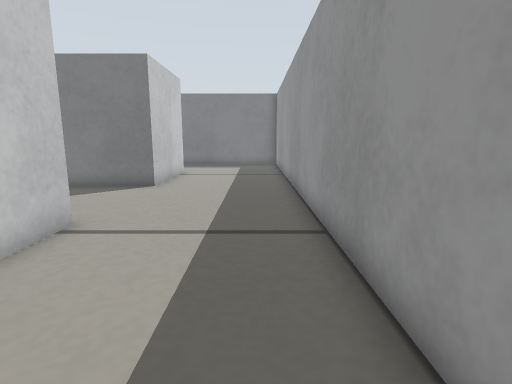
View 1 (above)

17 first-person views from a walk through a world built for the Gazebo simulator. The camera is 0.19 m above the floor, tilts 10° down and sees 80° across. Floor lines are 1 m apart. The floor is counted in squares, 0.1 m on a side. Each view is taken from the middle of a square. On the plan, view 1 faces up. The plan holds only what a view shows up to about 17 squares ahead; the rest is blank. Robots are left out. Simple shapes stand in for some stock models.

View 2
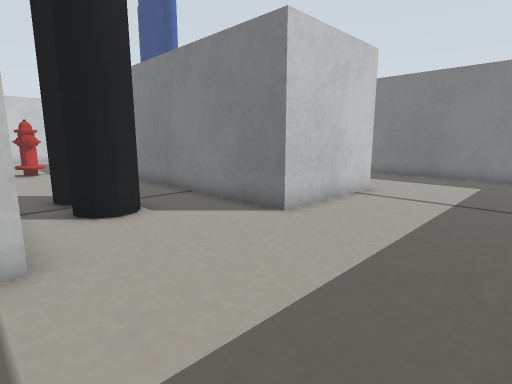

View 3
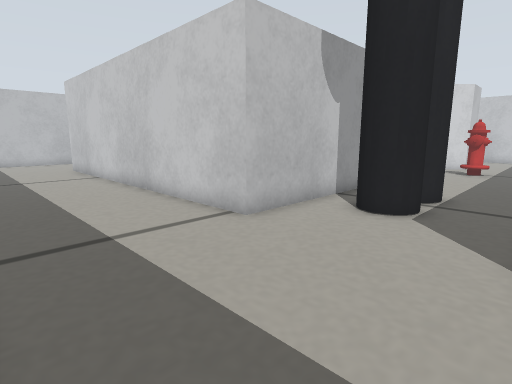

View 4
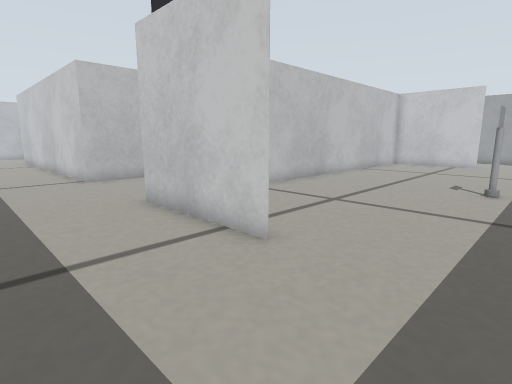

View 5
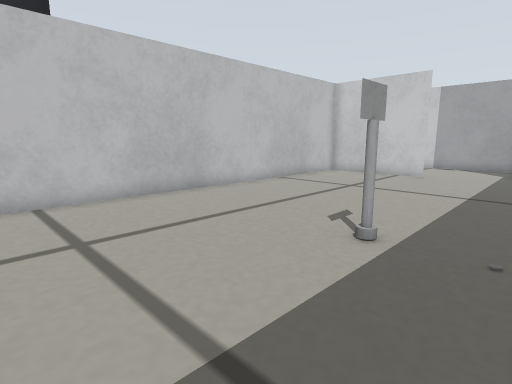

View 6
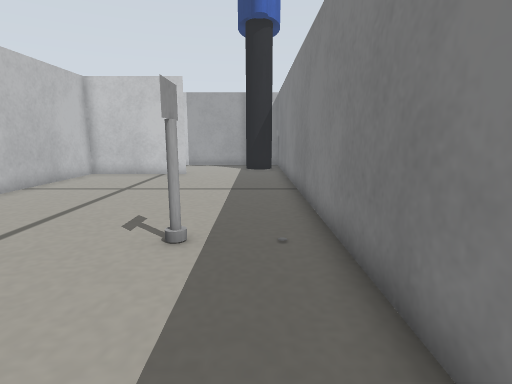

View 7
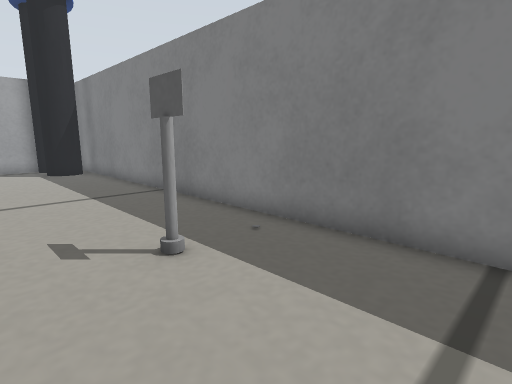

View 8
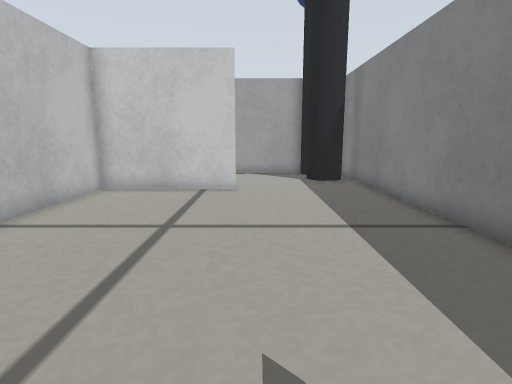

View 9
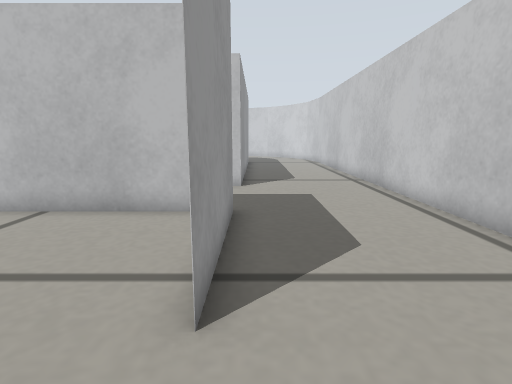

View 10
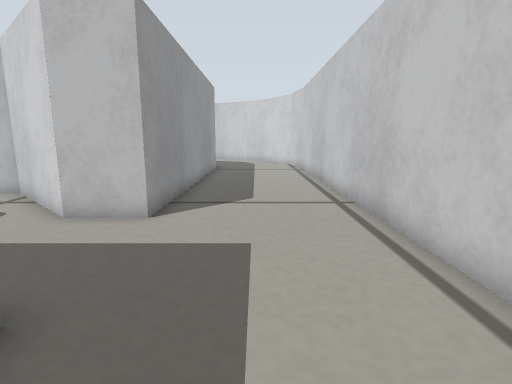

View 11
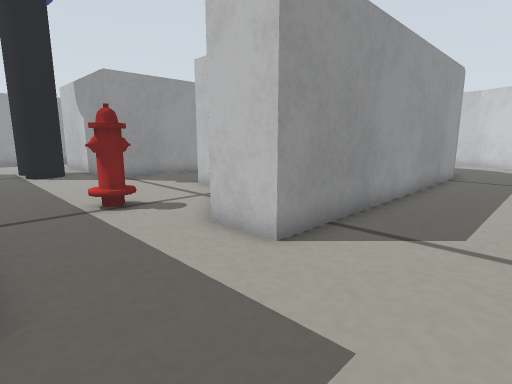

View 12
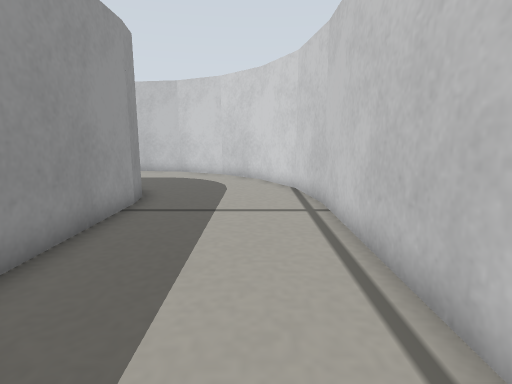

View 13
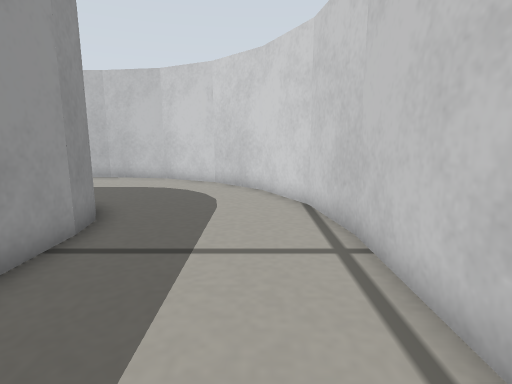

View 14
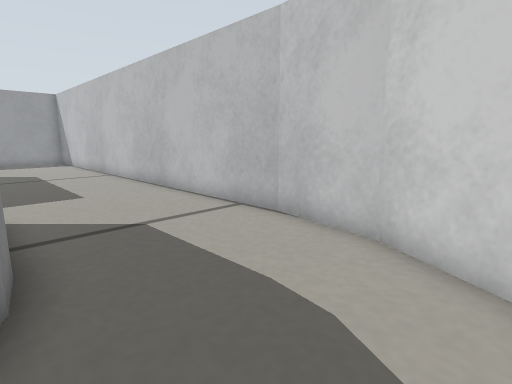

View 15
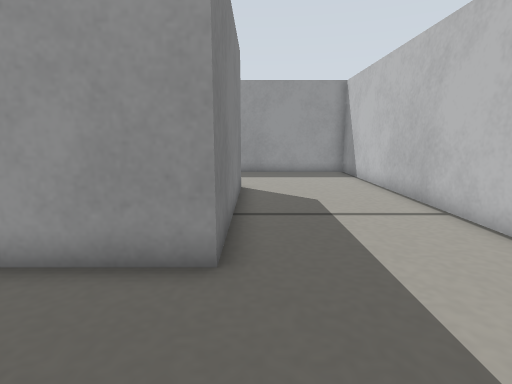

View 16
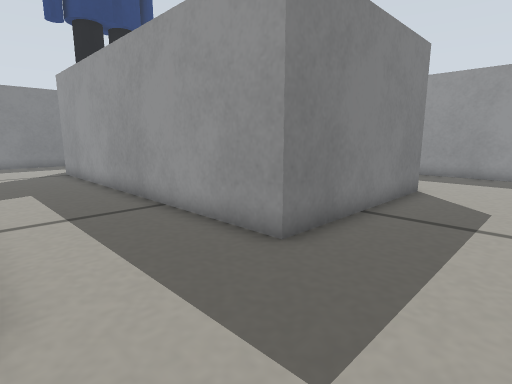

View 17
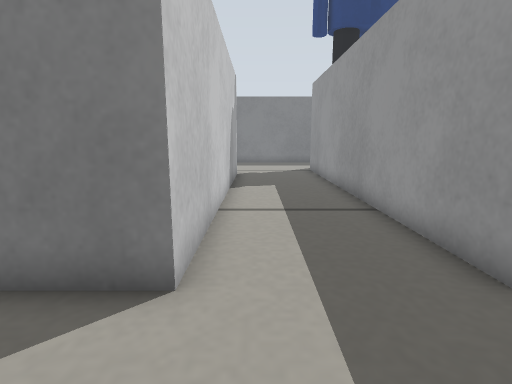

### Floor plan
Points are (right, up) in squares from view 1. A wall is a line through its corners. A room is listed if a view was taken in it or the views show most of it. See-through windows are left out.
Room 1 (views 1, 2, 3, 4, 5, 6, 7, 8, 9, 10, 11, 12, 13, 14, 15, 16, 17)
walls: (-23.4, 12.1) (-23.4, 17.2); (-4.1, 17.3) (-4.1, 12.2) (-13, 12.2); (-23.4, -4.9) (-23.4, 7.8) (-21.4, 7.8) (-17.8, 4.5) (-16, 4.5) (-16, -8.4) (-18.3, -8.4); (1.5, 1.5) (1.5, 17.5); (-23.4, 17.4) (-23.4, 12.2) (-7.8, 12.2); (-22.7, -7) (-23.2, -6) (-23.4, -4.8); (-4, -8.4) (-11.7, -8.4) (-11.7, 6.6) (-4.1, 6.6) (-4.1, -7.7); (-8.2, 22.6) (-28.4, 22.6); (-29, 14.4) (-29, -4.9); (-29, -4.8) (-28.5, -7.7) (-27.2, -10.2) (-25.2, -12.2) (-22.7, -13.6) (-19.8, -14); (-0.4, 22.6) (-6.5, 22.6); (-19.9, -14) (1.5, -14) (1.5, -6.7); (-29, 20.6) (-29, 16.9)
low walls: (-19.8, -8.4) (-21, -8.2)
objects: person (-28, 21) to (-26, 22); fire hydrant (-18, 9); other object (-13, 19) to (-12, 19); person (-10, 8) to (-7, 9)

Positions as (right, up) in squares from view 1, and headings:
1: (0, 0), facing up
2: (1, 6), facing up-left
3: (1, 12), facing down-left
4: (0, 21), facing down-left
5: (-7, 22), facing down-left
6: (-7, 21), facing left
7: (-8, 17), facing up-left
8: (-12, 18), facing left
9: (-24, 20), facing down
10: (-26, 15), facing down
11: (-27, 12), facing down-right
12: (-27, 4), facing down
13: (-27, 1), facing down
14: (-25, -8), facing down-right
15: (-16, -9), facing right
16: (-16, -12), facing up-right
17: (-15, -12), facing up
